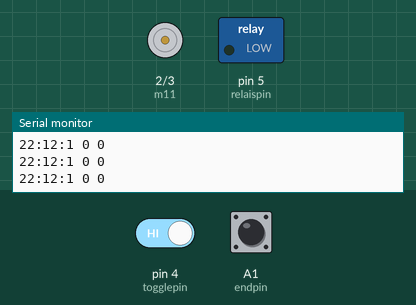
A sketch run on a simulated Arduino Uno, built with avr-gcc and run on an emulated ATmega328P. Shown: motor-driver pin pairs drawn as motors (green arrow = first pin HIGH = forward, orange = second pin HIGH = backward, longer = more drive), switched loads named in the sketch (green lamp = pin HIGH), the last lines printed to the serial monitor. The inputs (shaded band) are chosen by the test bench; at power-on: pin 4 (togglepin) HIGH, A1 (endpin) HIGH. The local clock reads 2024-03-15 10:24:30 at power-on unless the sketch sets it.

Above: at 1.2 s.
1.3 s: pin 4 (togglepin) driven LOW
At 2.5 s:
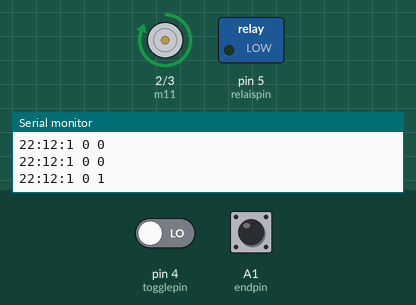
2.8 s: A1 (endpin) pulled LOW for 0.15 s
At 3.4 s:
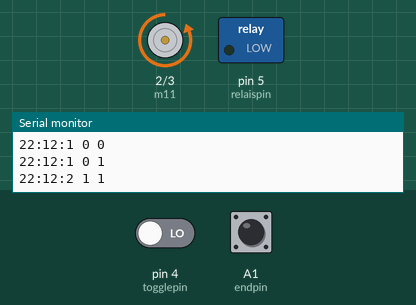
5.5 s: A1 (endpin) pulled LOW for 3.2 s
At 9.8 s:
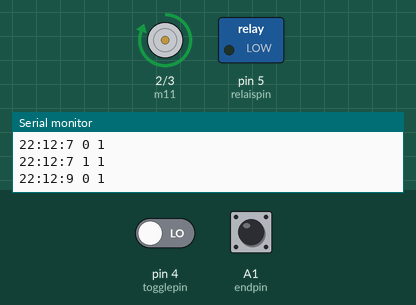
Timing chart, 0 to 11.3 s (numbered marks = the images above; inputs shaded):
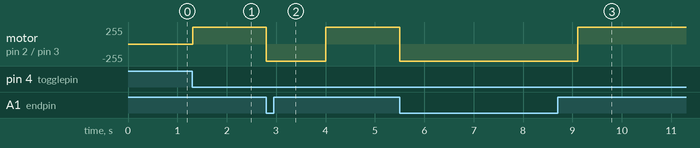

Measured:
- after the input at 1.3 s, motor on pin 2 (m11) / pin 3 (m12): stopped → forward 255/255 at once
- after the input at 2.8 s, motor on pin 2 (m11) / pin 3 (m12): forward 255/255 → backward 255/255 at once, → forward 255/255 1.2 s later
- after the input at 5.5 s, motor on pin 2 (m11) / pin 3 (m12): forward 255/255 → backward 255/255 at once, → forward 255/255 3.6 s later

The sketch:

door_stopgap.ino
```cpp
#include <Wire.h>
#include "RTClib.h"

DS3231 rtc;

int togglebutton;
int endswitch;


int m11 = 2;
int m12 = 3;
int endpin = A1;
int togglepin = 4;
int relaispin = 5;

int uptimeH = 7;   //oclock
int uptimeM = 30;   //minutes
int downtimeH = 18; //oclock
int downtimeM = 30; //minutes

int downtraveltime = 1200; //ms
int doorstate = 0; //0=closed, 1=opened

void up() {

  while (true) {

    endswitch = !digitalRead(endpin);
    digitalWrite(m11, HIGH);
    digitalWrite(m12, LOW);

    if (endswitch == HIGH) {
      stopp();
      doorstate = 1;
      break;
    }
  }
}

void down() {

  digitalWrite(m11, LOW);
  digitalWrite(m12, HIGH);
  delay(downtraveltime);
  stopp();
  doorstate = 0;
}

void stopp() {
  digitalWrite(m11, LOW);
  digitalWrite(m12, LOW);
}


void setup() {

  pinMode(m11, OUTPUT);
  pinMode(m12, OUTPUT);
  pinMode(relaispin, OUTPUT);
  pinMode(togglepin, INPUT_PULLUP);
  pinMode(endpin, INPUT_PULLUP);

  Wire.begin();
  rtc.begin();
  rtc.adjust(DateTime(2021, 1, 31, 22,12, 00));
  //pinMode(LED_BUILTIN, OUTPUT);
  Serial.begin(9600);
}


void loop() {
  togglebutton = !digitalRead(togglepin);

  DateTime now = rtc.now();
  ///*
  Serial.print(now.hour());
  Serial.print(":");
  Serial.print(now.minute());
  Serial.print(":");
  Serial.print(now.second());
  Serial.print(" ");
  Serial.print(doorstate);
  Serial.print(" ");
  Serial.println(togglebutton);
  //*/

  if (uptimeH == now.hour() and uptimeM == now.minute()) {

    digitalWrite(relaispin, HIGH);  //Zaun an

    if (doorstate == 0) {
      up();
    }
  }

  if (downtimeH == now.hour() and downtimeM == now.minute()) {

    digitalWrite(relaispin, LOW); //Zaun aus

    if (doorstate == 1) {
      down();
    }
  }

  if (togglebutton == HIGH) {

    if (doorstate == 0) {
      up();
    }
    else {
      down();
    }

  }
}
```
